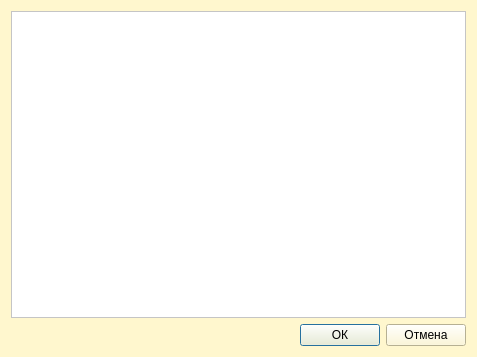
<?xml version="1.0" encoding="UTF-8"?>
<ui version="4.0">
 <class>CChooseDocument</class>
 <widget class="QDialog" name="CChooseDocument">
  <property name="geometry">
   <rect>
    <x>0</x>
    <y>0</y>
    <width>477</width>
    <height>357</height>
   </rect>
  </property>
  <property name="windowTitle">
   <string>Выберите документ</string>
  </property>
  <property name="styleSheet">
   <string notr="true">background-color: rgb(255, 247, 206);</string>
  </property>
  <layout class="QGridLayout" name="gridLayout">
   <item row="0" column="0">
    <layout class="QVBoxLayout" name="verticalLayout">
     <item>
      <widget class="QTableView" name="tableView">
       <property name="styleSheet">
        <string notr="true">background-color: rgb(255, 255, 255);</string>
       </property>
      </widget>
     </item>
     <item>
      <layout class="QHBoxLayout" name="horizontalLayout">
       <item>
        <spacer name="horizontalSpacer">
         <property name="orientation">
          <enum>Qt::Horizontal</enum>
         </property>
         <property name="sizeHint" stdset="0">
          <size>
           <width>40</width>
           <height>20</height>
          </size>
         </property>
        </spacer>
       </item>
       <item>
        <widget class="QPushButton" name="ok">
         <property name="styleSheet">
          <string notr="true">background-color: rgb(255, 247, 206);</string>
         </property>
         <property name="text">
          <string>ОК</string>
         </property>
        </widget>
       </item>
       <item>
        <widget class="QPushButton" name="cancel">
         <property name="styleSheet">
          <string notr="true">background-color: rgb(255, 247, 206);</string>
         </property>
         <property name="text">
          <string>Отмена</string>
         </property>
        </widget>
       </item>
      </layout>
     </item>
    </layout>
   </item>
  </layout>
 </widget>
 <resources/>
 <connections/>
</ui>
